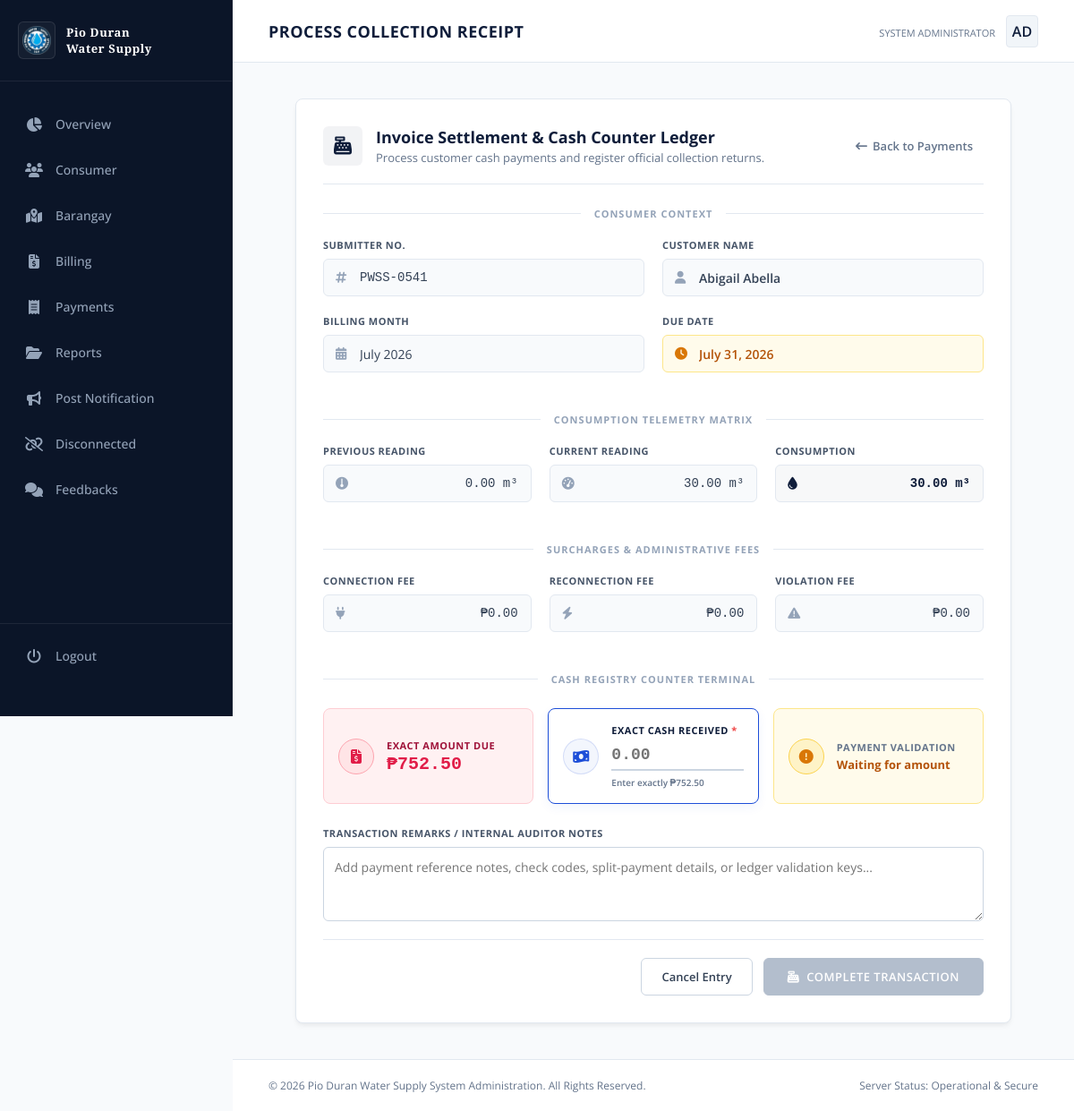
Before: /pwss/process-payment/3/ (signed in) with the older database file.
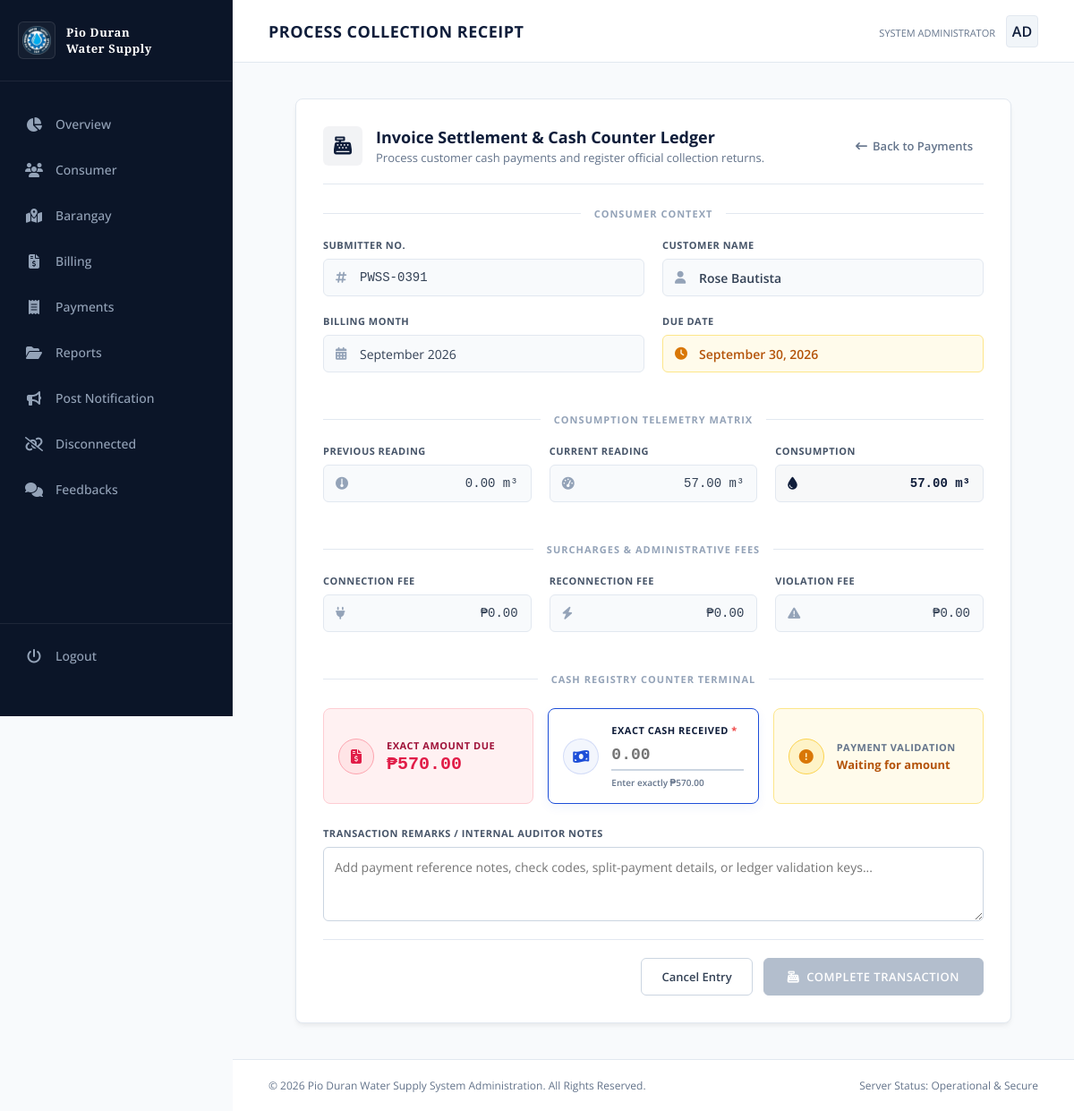
After: the same page with the newer database file.
### core/models.py (models this page shows, shortened)
class Billing(models.Model):
    STATUS_CHOICES = (
        ('unpaid', 'Unpaid'),
        ('paid', 'Paid'),
    )
    customer = models.ForeignKey(
        Customer,
        on_delete=models.CASCADE,
        related_name="billings"
    )
    billing_month = models.DateField()
    previous_reading = models.DecimalField(
        max_digits=10,
        decimal_places=2
    )
    current_reading = models.DecimalField(
        max_digits=10,
        decimal_places=2,
        null=True,
        blank=True
    )
    consumption = models.DecimalField(
        max_digits=10,
        decimal_places=2,
        editable=False
    )
    rate_per_cubic = models.DecimalField(
        max_digits=10,
        decimal_places=2,
        default=Decimal("25.00")
    )
    connection_fee = models.DecimalField(
        max_digits=10,
        decimal_places=2,
        default=Decimal("0.00"),
        blank=True,
        null=True
    )
    reconnection_fee = models.DecimalField(
        max_digits=10,
        decimal_places=2,
        default=Decimal("0.00"),
        blank=True,
        null=True
    )
    violation_fee = models.DecimalField(
        max_digits=10,
        decimal_places=2,
        default=Decimal("0.00"),
        blank=True,
        null=True
    )
    penalty_fee = models.DecimalField(
        max_digits=10,
        decimal_places=2,
        default=Decimal("0.00"),
        blank=True,
        null=True
    )
    total_amount = models.DecimalField(
        max_digits=10,
        decimal_places=2,
        editable=False
    )
    due_date = models.DateField()
    status = models.CharField(
        max_length=20,
        choices=STATUS_CHOICES,
        default="unpaid"
    )
    created_at = models.DateTimeField(auto_now_add=True)

### customer/models.py (models this page shows, shortened)
class Customer(models.Model):
    STATUS_CHOICES = (
        ("new", "New Applicant"),
        ("old", "Old Customer"),
    )
    user = models.OneToOneField(
        User,
        on_delete=models.CASCADE,
        related_name="customer_profile"
    )
    firstname = models.CharField(max_length=200)
    lastname = models.CharField(max_length=200)
    middlename = models.CharField(max_length=200)
    submitter_no = models.CharField(
        max_length=250,
        unique=True,
        blank=True,
        null=True
    )
    address = models.CharField(max_length=250)
    barangay = models.ForeignKey(
        Barangay,
        on_delete=models.PROTECT,
        related_name="customers"
    )
    status = models.CharField(
        max_length=20,
        choices=STATUS_CHOICES,
        default="new"
    )
    is_active = models.BooleanField(default=True)

### core/views.py (the view, shortened to what this page needs)
# urls.py: path("process-payment/<int:id>/", views.process_payment, name="process_payment"),
@login_required(login_url="login-view")
def process_payment(request, id):
    bill = get_object_or_404(
        Billing,
        id=id,
        status="unpaid"
    )
    if hasattr(bill, "payment"):
        messages.info(
            request,
            "This bill has already been paid."
        )
        return redirect("payments")
    return render(
        request,
        "admin/process_payment.html",
        {
            "bill": bill
        }
    )

### core/templates/admin/process_payment.html (shortened to what the changed rows need)
{% extends 'admin.html' %}
{% block content %}
<header class="top-navbar">
    <div class="page-title">
        <h1 id="current-view-title">Process Collection Receipt</h1>
    </div>
</header>
<div class="workspace">
    <div class="form-container-card">
        <form method="POST" id="paymentForm">
            <div class="form-row-dual">
                <div class="form-group">
                    <div class="input-with-icon locked">
                        <input
                            type="text"
                            readonly
                            class="font-mono"
                            value="{{ bill.customer.submitter_no }}"
                        >
                    </div>
                </div>
                <div class="form-group">
                    <div class="input-with-icon locked">
                        <input
                            type="text"
                            readonly
                            class="font-semibold"
                            value="{{ bill.customer.firstname }} {{ bill.customer.lastname }}"
                        >
                    </div>
                </div>
            </div>
            <div class="form-row-dual">
                <div class="form-group">
                    <div class="input-with-icon locked">
                        <input
                            type="text"
                            readonly
                            value="{{ bill.billing_month|date:'F Y' }}"
                        >
                    </div>
                </div>
                <div class="form-group">
                    <div class="input-with-icon locked alert-date">
                        <input
                            type="text"
                            readonly
                            class="font-semibold"
                            value="{{ bill.due_date|date:'F d, Y' }}"
                        >
                    </div>
                </div>
            </div>
            <div class="form-row-triple">
                <div class="form-group">
                    <div class="input-with-icon locked text-right-wrapper">
                        <input
                            type="text"
                            readonly
                            class="font-mono text-right"
                            value="{{ bill.previous_reading }} m³"
                        >
                    </div>
                </div>
                <div class="form-group">
                    <div class="input-with-icon locked text-right-wrapper">
                        <input
                            type="text"
                            readonly
                            class="font-mono text-right"
                            value="{{ bill.current_reading }} m³"
                        >
                    </div>
                </div>
                <div class="form-group">
                    <div class="input-with-icon locked focus-highlight text-right-wrapper">
                        <i class="fa-solid fa-droplet input-icon"></i>
                        <input
                            type="text"
                            readonly
                            class="font-mono text-right font-semibold"
                            value="{{ bill.consumption }} m³"
                        >
                    </div>
                </div>
            </div>
            <div class="form-row-triple">
                <div class="form-group">
                    <div class="input-with-icon locked text-right-wrapper">
                        <input
                            type="text"
                            readonly
                            class="font-mono text-right"
                            value="₱{{ bill.connection_fee|default:'0.00' }}"
                        >
                    </div>
                </div>
                <div class="form-group">
                    <div class="input-with-icon locked text-right-wrapper">
                        <input
                            type="text"
                            readonly
                            class="font-mono text-right"
                            value="₱{{ bill.reconnection_fee|default:'0.00' }}"
                        >
                    </div>
                </div>
                <div class="form-group">
                    <div class="input-with-icon locked text-right-wrapper">
                        <input
                            type="text"
                            readonly
                            class="font-mono text-right"
                            value="₱{{ bill.violation_fee|default:'0.00' }}"
                        >
                    </div>
                </div>
            </div>
            <div class="live-calculation-grid">
                <div class="calc-card total-highlight">
                    <div class="calc-info">
                        <span class="calc-label">
                            Exact Amount Due
                        </span>
                        <div class="calc-value">
                            ₱{{ bill.total_amount|floatformat:2 }}
                        </div>
                    </div>
                </div>
                <div class="calc-card cash-input-card">
                    <div class="calc-info wide-input">
                        <span class="calc-label">
                            Exact Cash Received
                            <span class="required">*</span>
                        </span>
                        <input
                            id="amount_paid"
                            name="amount_paid"
                            type="number"
                            step="0.01"
                            min="{{ bill.total_amount }}"
                            max="{{ bill.total_amount }}"
                            required
                            placeholder="0.00"
                            class="cash-input font-mono"
                            inputmode="decimal"
                        >
                        <small id="paymentValidation" class="payment-validation">
                        </small>
                    </div>
                </div>
            </div>
        </form>
    </div>
</div>
{% endblock %}

Changed rows visible on the page:
changed Billing "0.00 m³": customer.submitter_no "PWSS-0541" → "PWSS-0391"; customer.firstname "Abigail Abella" → "Rose Bautista"; billing_month "July 2026" → "September 2026"; due_date "July 31, 2026" → "September 30, 2026"; current_reading "30.00 m³" → "57.00 m³"; consumption "30.00 m³" → "57.00 m³"; total_amount "752.50" → "570.00"
Other visible differences:
text written by a page script: "Enter exactly ₱752.50" → "Enter exactly ₱570.00"
